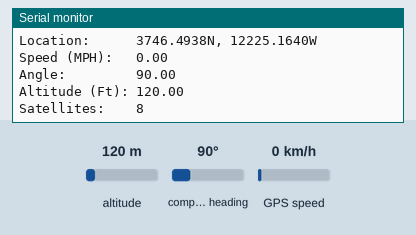
A sketch run on a simulated Arduino Mega 2560, built with avr-gcc and run on an emulated ATmega2560. On the bench: the last lines printed to the serial monitor. The inputs (shaded band) are chosen by the test bench; at power-on: altitude 120 m, compass heading 90°, GPS speed 0 km/h. The GPS gets a fix after 3 s at 37.7749, -122.4194 with 8 satellites.

Above: at 3.2 s.
3.3 s: altitude set to 20 m
At 4.3 s:
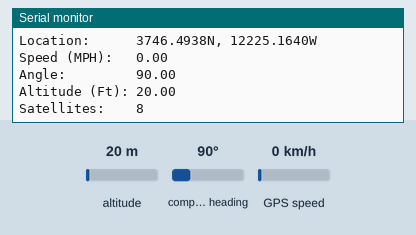
4.8 s: compass heading set to 7°
At 5.8 s:
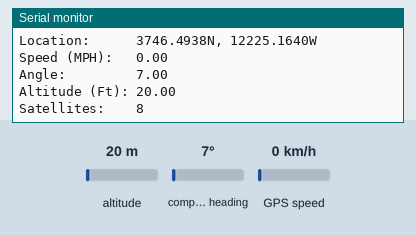
6.3 s: GPS speed set to 2 km/h
Timing chart, 0 to 9.3 s (numbered marks = the images above; inputs shaded):
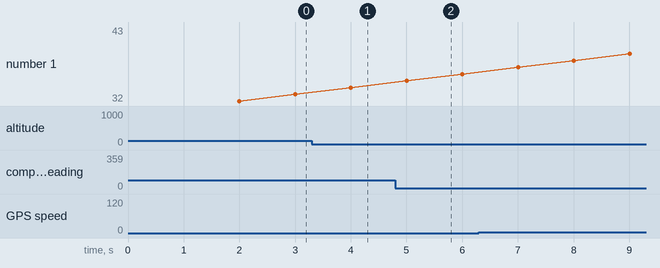

Measured:
- after the input at 3.3 s, the serial monitor: prints a new line after 0.72 s (image 1)
- after the input at 4.8 s, the serial monitor: prints a new line after 0.21 s (image 2)

The sketch:

tarro_gps.ino
```cpp
// Test code for Adafruit GPS modules using MTK3329/MTK3339 driver
// Heavy physical hookup comments by Phantom YoYo A.D. 2014


#include <Adafruit_GPS.h>
#include <SoftwareSerial.h>

// If you're using a bare GPS module:
// Connect the GPS Power pin to 5V
// Connect the GPS Ground pin to ground
// Then wire for software serial (sketch example default):
//   Connect the GPS TX (transmit) pin to Digital 3
//   Connect the GPS RX (receive) pin to Digital 2
// Or wire for hardware serial (e.g. Arduino Mega):
//   Connect the GPS TX (transmit) pin to Arduino RX1, RX2 or RX3
//   Connect the GPS RX (receive) pin to matching TX1, TX2 or TX3

// If you're using the Adafruit GPS shieldon an Uno etc:
// Make sure the switch is set to SoftSerial
// Change line from:
// SoftwareSerial mySerial(3, 2); -> SoftwareSerial mySerial(8, 7);
//
// If using a Mega with GPS shield and software serial:
// Make sure the switch is set to SoftSerial
// Connect the GPS TX (transmit) solder pad to Digital 11
// Connect the GPS RX (receive) solder pad to Digital 10
// Change line from:
// SoftwareSerial mySerial(3, 2); -> SoftwareSerial mySerial(11, 10);
//
// On a Mega, with any Ada GPS use hardware serial by adding 2 jumper wires:
// Connect jumper from TX pad to Arduino RX1, RX2 or RX3
// Connect jumper from RX pad to Arduino TX1, TX2 or TX3

//Enable software serial or hardware serial below:

// To use software serial, keep the two lines below enabled
// (you can change the pin numbers to match your wiring):
//SoftwareSerial mySerial(11, 10);
//Adafruit_GPS GPS(&mySerial);
//
// To use hardware serial (e.g. Arduino Mega), comment
// out the above two lines and enable these two lines instead
// Make sure you change serial number for your wiring (Serial1,Serial2,Serial3 etc.)
HardwareSerial mySerial = Serial1;
Adafruit_GPS GPS(&Serial1);


// Set GPSECHO to 'false' to turn off echoing the GPS data to the Serial console
// Set to 'true' if you want to debug and listen to the raw GPS sentences
#define GPSECHO  true

// this keeps track of whether we're using the interrupt
// off by default!
boolean usingInterrupt = false;
void useInterrupt(boolean); // Func prototype keeps Arduino 0023 happy

void setup()
{
  // connect at 115200 so we can read the GPS fast enuf and
  // also spit it out
  Serial.begin(115200);
  Serial.println("Adafruit GPS library basic test!");

  // 9600 NMEA is the default baud rate for MTK - some use 4800
  GPS.begin(9600);

  // You can adjust which sentences to have the module emit, below

  // uncomment this line to turn on RMC (recommended minimum) and GGA (fix data) including altitude
  GPS.sendCommand(PMTK_SET_NMEA_OUTPUT_RMCGGA);
  // uncomment this line to turn on only the "minimum recommended" data for high update rates!
  //GPS.sendCommand(PMTK_SET_NMEA_OUTPUT_RMCONLY);
  // uncomment this line to turn on all the available data - for 9600 baud you'll want 1 Hz rate
  //GPS.sendCommand(PMTK_SET_NMEA_OUTPUT_ALLDATA);

  // Set the update rate
  // 1 Hz update rate
  GPS.sendCommand(PMTK_SET_NMEA_UPDATE_1HZ);
  // 5 Hz update rate- for 9600 baud you'll have to set the output to RMC or RMCGGA only (see above)
  //GPS.sendCommand(PMTK_SET_NMEA_UPDATE_5HZ);
  // 10 Hz update rate - for 9600 baud you'll have to set the output to RMC only (see above)
  //GPS.sendCommand(PMTK_SET_NMEA_UPDATE_10HZ);

  // Request updates on antenna status, comment out to keep quiet
  //GPS.sendCommand(PGCMD_ANTENNA);

  // the nice thing about this code is you can have a timer0 interrupt go off
  // every 1 millisecond, and read data from the GPS for you. that makes the
  // loop code a heck of a lot easier!
  useInterrupt(true);

  delay(2000);
}

// Interrupt is called once a millisecond, looks for any new GPS data, and stores it
SIGNAL(TIMER0_COMPA_vect) {
  char c = GPS.read();
  // if you want to debug, this is a good time to do it!
  if (GPSECHO)
    if (c) UDR0 = c;
    // writing direct to UDR0 is much much faster than Serial.print
    // but only one character can be written at a time.
}

void useInterrupt(boolean v) {
  if (v) {
    // Timer0 is already used for millis() - we'll just interrupt somewhere
    // in the middle and call the "Compare A" function above
    OCR0A = 0xAF;
    TIMSK0 |= _BV(OCIE0A);
    usingInterrupt = true;
  } else {
    // do not call the interrupt function COMPA anymore
    TIMSK0 &= ~_BV(OCIE0A);
    usingInterrupt = false;
  }
}


uint32_t timer = millis();
void loop()                     // run over and over again
{
  // do nothing! all reading and printing is done in the interrupt

  // in case you are not using the interrupt above, you'll
  // need to 'hand query' the GPS, not suggested :(
  if (! usingInterrupt) {
    // read data from the GPS in the 'main loop'
    char c = GPS.read();
    // if you want to debug, this is a good time to do it!
    if (GPSECHO)
      if (c) Serial.print(c);
  }

  // if a sentence is received, we can check the checksum, parse it...
  if (GPS.newNMEAreceived()) {
    // a tricky thing here is if we print the NMEA sentence, or data
    // we end up not listening and catching other sentences!
    // so be very wary if using OUTPUT_ALLDATA and trytng to print out data
    //Serial.println(GPS.lastNMEA());   // this also sets the newNMEAreceived() flag to false

    if (!GPS.parse(GPS.lastNMEA()))   // this also sets the newNMEAreceived() flag to false
      return;  // we can fail to parse a sentence in which case we should just wait for another
  }

  // if millis() or timer wraps around, we'll just reset it
  if (timer > millis())  timer = millis();

  // approximately every 2 seconds or so, print out the current stats
  if (millis() - timer > 1000) {
    timer = millis(); // reset the timer


    Serial.print("\nTime: ");
    Serial.print(GPS.hour, DEC);
    Serial.print(':');
    Serial.print(GPS.minute, DEC);
    Serial.print(':');
    Serial.print(GPS.seconds, DEC);
    Serial.print('.');
    Serial.println(GPS.milliseconds);
    Serial.print("Date: ");
    Serial.print(GPS.day, DEC);
    Serial.print('/');
    Serial.print(GPS.month, DEC);
    Serial.print("/20");
    Serial.println(GPS.year, DEC);
    Serial.print("Fix:  ");
    Serial.print((int)GPS.fix);
    Serial.print(" Quality: ");
    Serial.println((int)GPS.fixquality);
    if (GPS.fix) {
      Serial.print("Location:      ");
      Serial.print(GPS.latitude, 4);
      Serial.print(GPS.lat);
      Serial.print(", ");
      Serial.print(GPS.longitude, 4);
      Serial.println(GPS.lon);

      Serial.print("Speed (MPH):   ");
      Serial.println(GPS.speed);
      Serial.print("Angle:         ");
      Serial.println(GPS.angle);
      Serial.print("Altitude (Ft): ");
      Serial.println(GPS.altitude);
      Serial.print("Satellites:    ");
      Serial.println((int)GPS.satellites);
    }
  }
}
```
